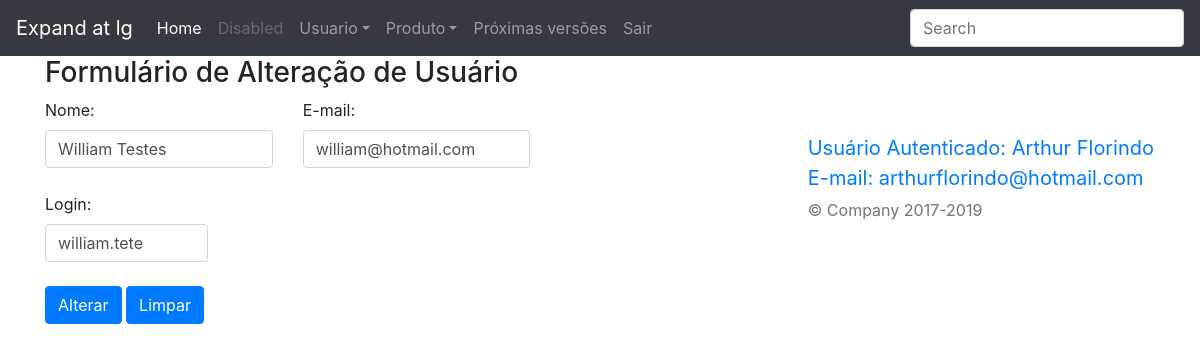
The app's page /view/alterarUsuario.php?id=2 (signed in) with its own data.
### tables this page shows
CREATE TABLE `usuario` (
  `id` int(11) NOT NULL,
  `nome` varchar(255) NOT NULL,
  `email` varchar(255) NOT NULL,
  `login` varchar(30) NOT NULL,
  `senha` varchar(50) NOT NULL,
  `dataCadastro` datetime NOT NULL,
  `dataAlteracao` timestamp NOT NULL DEFAULT CURRENT_TIMESTAMP ON UPDATE CURRENT_TIMESTAMP,
  `ativo` tinyint(4) NOT NULL
);

### model/Usuario.php (called while the page is built, shortened)
<?php
class Usuario
{
  private $conexao;
  function __construct()
  {
    include ("Conexao.php");
    $conectar = new Conectar();
    $this->conexao=$conectar->conectar();
  }
  public function getConexao(){
    return $this->conexao;
  }
public function relatorioUnico($id){
  if($this->getConexao()){
    $query = "SELECT * FROM usuario where id = ". $id;
    $busca = $this->conexao->query($query);
    $retornoBanco = array();
    while ($linha = $busca->fetch_assoc()) {
      $retornoBanco[] = $linha;
    }
    return $retornoBanco;
  }else{
    echo "Erro";
  }
}
}
?>

### model/Conexao.php (called while the page is built)
<?php
class Conectar
{
  private $host, $usuario, $senha, $database;
  private $conectar;
  function __construct(){
    $this->host = "localhost";
    $this->usuario = "root";
    $this->senha = "";
    $this->database = "unifamma";
  }
  public function conectar(){
    $this->conectar = new Mysqli($this->host,
                          $this->usuario,
                          $this->senha,
                          $this->database);
    return $this->getConectar();
  }
  public function getConectar(){
    return $this->conectar;
  }
}
 ?>

### controller/relatorio.php (called while the page is built)
<?php
  include ("../model/Usuario.php");
  $objRelatorio = new Usuario();
  if ($tipo=="usuario"){
    $retorno = $objRelatorio->relatorioSimples();
    return $retorno;
  }elseif ($tipo=="unico") {
    $retorno = $objRelatorio->relatorioUnico($id);
    return $retorno;
  }
?>

### view/alterarUsuario.php (the view, shortened to what this page needs)
<!DOCTYPE html>
<html lang="pt-br" dir="ltr">
  <head>
    <link href="../bootstrap-4.4.1/dist/css/bootstrap.min.css" rel="stylesheet">
  </head>
  <body>
    <nav class="navbar navbar-expand-lg navbar-dark bg-dark">
      <a class="navbar-brand" href="#">Expand at lg</a>
      <div class="collapse navbar-collapse" id="navbarsExample05">
        <ul class="navbar-nav mr-auto">
          <li class="nav-item active">
            <a class="nav-link" href="../index.php">Home <span class="sr-only">(current)</span></a>
          </li>
          <li class="nav-item">
            <a class="nav-link disabled" href="#" tabindex="-1" aria-disabled="true">Disabled</a>
          </li>
          <li class="nav-item dropdown">
            <a class="nav-link dropdown-toggle" href="#" id="dropdown05" data-toggle="dropdown" aria-haspopup="true" aria-expanded="false">Usuario</a>
          </li>
          <li class="nav-item dropdown">
            <a class="nav-link dropdown-toggle" href="#" id="dropdown05" data-toggle="dropdown" aria-haspopup="true" aria-expanded="false">Produto</a>
          </li>
          <li class="nav-item">
            <a class="nav-link" href="ProximaVersao.php">Próximas versões</a>
          </li>
          <li class="nav-item">
            <a class="nav-link" href="../controller/deslogar.php">Sair</a>
          </li>
        </ul>
        <form class="form-inline my-2 my-md-0">
          <input class="form-control" type="text" placeholder="Search">
        </form>
      </div>
    </nav>
    <div class="container">
      <h3>Formulário de Alteração de Usuário</h3>
      <div class="row">
        <div class="col">
          <?php
          if ( !isset( $_GET ) || empty( $_GET ) ) {
          }else{
            if(!$_GET["id"]){
              if ($_GET["mensagem"]){
                $mensagem = $_GET["mensagem"];
                if($mensagem=="sucesso"){
                  ?>
                  <div class="alert alert-success" role="alert">
                    Usuário Alterado com sucesso!!!
                </div>
                <?php
                }elseif($mensagem=="erro") {
                ?>
                <div class="alert alert-danger" role="alert">
                  Ocorreu um erro ao alterar o Usuário!!!
                </div>
                <?php
                }
              }
          }elseif($_GET["id"]){
            $id = $_GET["id"];
            $tipo = "unico";
            include("../controller/relatorio.php");
            foreach ($retorno as $value){
              ?>
              <form action="../controller/alterarLogin.php" method="post">
                <div class="row">
                  <div class="col-4">
                    <label for="nome">Nome:</label>
                    <input type="text" id="nome" name="nome" value='<?=$value["nome"];?>' class="form-control" placeholder="Nome">
                  </div>
                  <div class="col-4">
                    <label for="email">E-mail:</label>
                    <input type="email" id="email" name="email" value=<?=$value["email"];?> class="form-control" placeholder="email">
                  </div>
                </div>
                <div class="row">
                  <div class="col">
                  </div>
                </div>
                <div class="row">
                  <div class="col-3">
                    <label for="login">Login:</label>
                    <input type="text" id="login" name="login" value=<?=$value["login"];?> class="form-control" placeholder="login">
                  </div>
                </div>
                <div class="row">
                  <div class="col">
                  </div>
                </div>
                <div class="row">
                  <div class="col-12">
                    <button type="submit" class="btn btn-primary">Alterar</button>
                    <button type="reset" class="btn btn-primary">Limpar</button>
                  </div>
                </div>
              </form>
            <?php
          }
        }
      }
 ?>  </div>
 <div class="row">
   <div class="col">
   </div>
 </div>
<footer class="bd-footer text-muted">
    <a class="navbar-brand" href="#"><br>Usuário Autenticado: <?=$_SESSION["nomeUsuario"];?>
    <br>E-mail: <?=$_SESSION["emailUsuario"];?>
  </a>
<p>&copy; Company 2017-2019</p>
</footer>
    </body>
    </html>

### records on screen
usuario: nome "William Testes", email "william@hotmail.com", login "william.tete"

### other values on screen
$_SESSION["nomeUsuario"] "Arthur Florindo"
$_SESSION["emailUsuario"] "arthurflorindo@hotmail.com"
